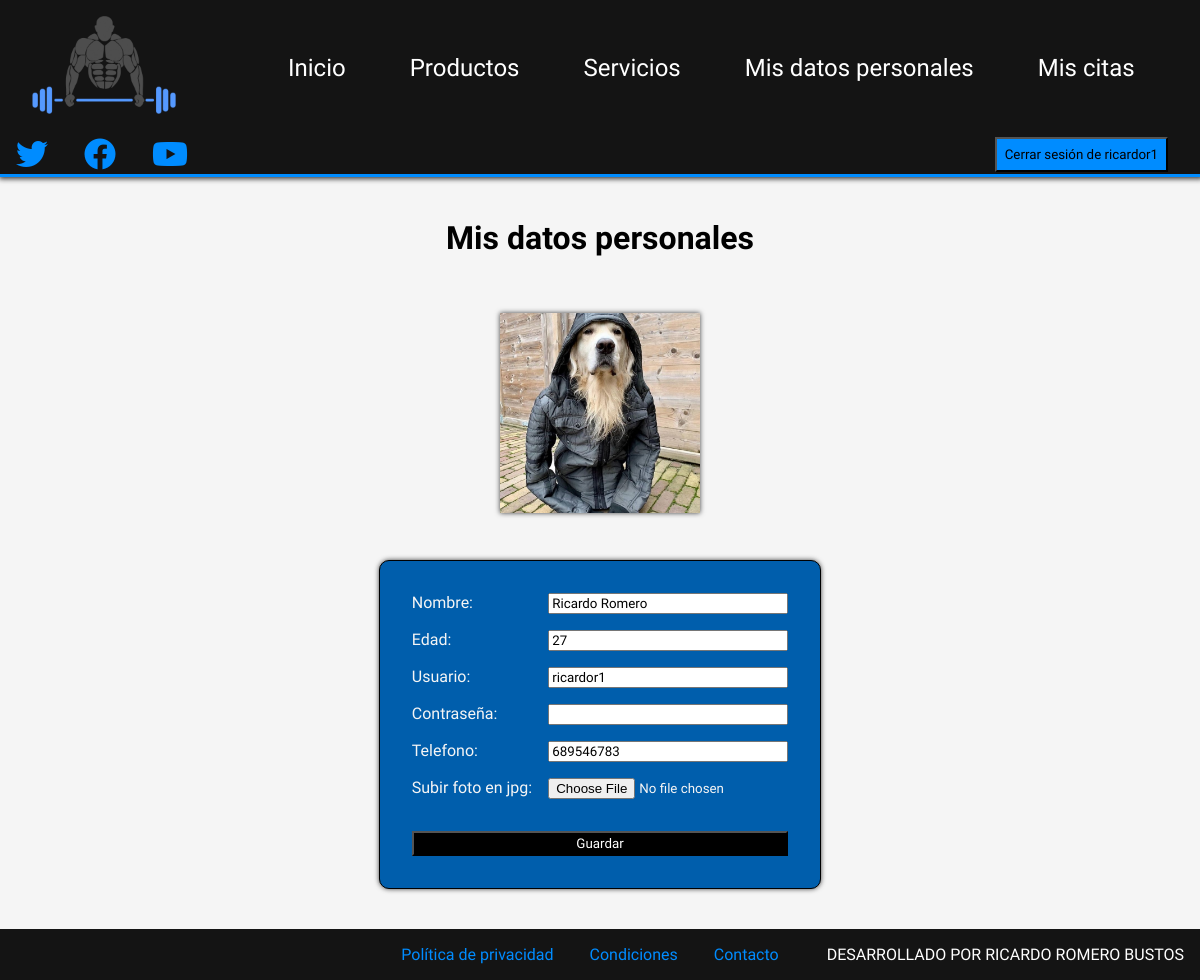
/php/datos_personales.php (signed in), run on the app's committed database.
### tables this page shows
CREATE TABLE `socio` (
  `id` bigint(20) UNSIGNED NOT NULL,
  `nombre` varchar(50) DEFAULT NULL,
  `edad` int(2) UNSIGNED DEFAULT NULL,
  `usuario` varchar(15) NOT NULL,
  `pass` varchar(50) NOT NULL,
  `telefono` int(9) UNSIGNED DEFAULT NULL,
  `foto` varchar(50) DEFAULT NULL
);

### php/datos_personales.php (the view, shortened to what this page needs)
<?php
    require_once "funciones.php";
?>
<!DOCTYPE html>
<html lang="en">
<head>
    <link rel="stylesheet" href="../css/estilos.css">
    <link rel="stylesheet" href="https://cdnjs.cloudflare.com/ajax/libs/font-awesome/6.2.0/css/all.min.css" />
</head>
<body>
    <?php
        if(isset($_SESSION['usuario']) && isset($_SESSION['pass'])){
            $usuario=$_SESSION['usuario'];
            $pass=$_SESSION['pass'];
            $esAdmin=comprobarAdmin($usuario,$pass);
            if($esAdmin){
                headerAdmin();
                $tipo_usu="admin";
            }else{
                headerSocio($usuario);
                $tipo_usu="socio";
            }
        }else{
            headerGuest();
        }
    ?>
    <main>
        <section class="seccionPersonal panel_admin">
            <?php
                require_once "funciones.php";
                $con=conectarServidor();
                $datos=$con->query("select * from socio where usuario='$usuario' and pass='$pass'");
                $socio=$datos->fetch_array(MYSQLI_ASSOC);
                echo "<h1>Mis datos personales</h1>";
                echo "<img src=\"../img/socios/$socio[foto]\">";
                echo "<form action=\"editar_socio.php\" method=\"post\" enctype=\"multipart/form-data\">
                <input type=\"hidden\" name=\"id\" value=\"$socio[id]\">
                <div>
                    <label for=\"nombre\">Nombre:</label>
                    <input type=\"text\" name=\"nombre\" value=\"$socio[nombre]\" maxlength=\"50\" readonly>
                </div>
                <div>
                    <label for=\"edad\">Edad:</label>
                    <input type=\"number\" name=\"edad\" value=\"$socio[edad]\" min=\"0\" max=\"99\" readonly>
                </div>
                <div>
                    <label for=\"usuario\">Usuario:</label>
                    <input type=\"text\" name=\"usuario\" value=\"$socio[usuario]\" maxlength=\"15\" readonly>
                    <input type=\"hidden\" name=\"usuario_antiguo\" value=\"$socio[usuario]\">
                </div>
                <div>
                    <label for=\"pass\">Contraseña:</label>
                    <input type=\"password\" name=\"pass\" value=\"\" maxlength=\"15\">
                </div>
                <div>
                    <label for=\"telefono\">Telefono:</label>
                    <input type=\"number\" name=\"telefono\" value=\"$socio[telefono]\" min=\"0\" max=\"999999999\" required>
                </div>
                <div>
                    <label for=\"foto\">Subir foto en jpg:</label>
                    <input type=\"file\" name=\"foto\" accept=\"image/jpeg\">
                </div>
                <input type=\"submit\" name=\"editar_mis_datos\" value=\"Guardar\">
                </form>";
            ?>
        </section>
    </main>
    <footer>
        <div>
            <a href="#">Política de privacidad</a>
            <a href="#">Condiciones</a>
            <a href="#">Contacto</a>
        </div>
        <span>DESARROLLADO POR RICARDO ROMERO BUSTOS</span>
    </footer>
</body>
</html>

### css/estilos.css (style rules this page uses)
* { box-sizing: border-box; }
body { margin: 0; font-family: 'Play', sans-serif; background-color: whitesmoke; }
input { font-family: inherit; }
img { max-width: 100%; }
.panel_admin { margin: 1rem; width: 70%; margin: 1rem auto; min-height: 90vh; }
.panel_admin h1 { font-size: 2rem; text-align: center; margin-bottom: 2rem; }
.panel_admin form { display: flex; flex-direction: column; background-color: rgb(0, 94, 172); color: whitesmoke; padding: 2rem; width: fit-content; margin: auto; border: 1px solid black; border-radius: 10px; -webkit-box-shadow: 0px 0px 5px 0px rgba(0,0,0,0.75); -moz-box-shadow: 0px 0px 5px 0px rgba(0,0,0,0.75); box-shadow: 0px 0px 5px 0px rgba(0,0,0,0.75); }
.panel_admin input[type=submit] { margin-top: 1rem; color: white; background-color: black; padding: 0.2rem; }
.panel_admin form div { margin-bottom: 1rem; display: flex; justify-content: space-between; }
.panel_admin>form>div>input { width: 15rem; margin-left: 1rem; }
.seccionPersonal { display: flex; flex-direction: column; justify-content: center; }
.seccionPersonal img { width: 200px; height: 200px; object-fit: cover; margin: auto; -webkit-box-shadow: 0px 0px 5px 0px rgb(0 0 0 / 75%); -moz-box-shadow: 0px 0px 5px 0px rgba(0,0,0,0.75); box-shadow: 0px 0px 5px 0px rgb(0 0 0 / 75%); }
footer { display: flex; justify-content: flex-end; align-items: center; background-color: #141414; color: white; padding: 1rem; }
footer a { color: rgb(0, 140, 255); text-decoration: none; margin: 0 1rem; }
footer>div { margin-right: 2rem; }

### data on the page
socio: foto (picture), nombre "Ricardo Romero", edad "27", usuario "ricardor1", telefono "689546783"
